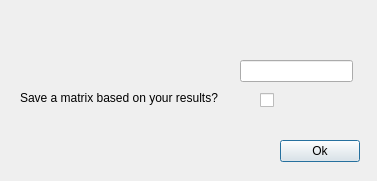
<?xml version="1.0" encoding="UTF-8"?>
<ui version="4.0">
 <class>SaveSequence</class>
 <widget class="QDialog" name="SaveSequence">
  <property name="geometry">
   <rect>
    <x>0</x>
    <y>0</y>
    <width>377</width>
    <height>181</height>
   </rect>
  </property>
  <property name="windowTitle">
   <string>Save Sequence</string>
  </property>
  <widget class="QLineEdit" name="editFileName">
   <property name="geometry">
    <rect>
     <x>240</x>
     <y>60</y>
     <width>113</width>
     <height>22</height>
    </rect>
   </property>
  </widget>
  <widget class="QCheckBox" name="checkBox">
   <property name="geometry">
    <rect>
     <x>260</x>
     <y>90</y>
     <width>16</width>
     <height>20</height>
    </rect>
   </property>
   <property name="text">
    <string/>
   </property>
   <property name="checkable">
    <bool>true</bool>
   </property>
   <property name="checked">
    <bool>false</bool>
   </property>
  </widget>
  <widget class="QLabel" name="label_2">
   <property name="geometry">
    <rect>
     <x>20</x>
     <y>90</y>
     <width>231</width>
     <height>16</height>
    </rect>
   </property>
   <property name="text">
    <string>Save a matrix based on your results?</string>
   </property>
  </widget>
  <widget class="QPushButton" name="buttonLeave">
   <property name="geometry">
    <rect>
     <x>280</x>
     <y>140</y>
     <width>80</width>
     <height>22</height>
    </rect>
   </property>
   <property name="text">
    <string>Ok</string>
   </property>
  </widget>
 </widget>
 <resources/>
 <connections/>
</ui>
